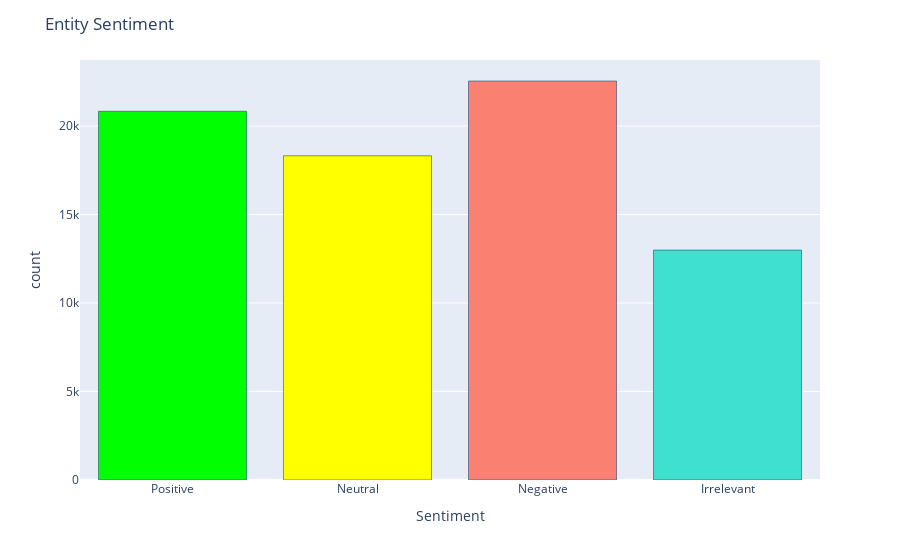

Notebook cell for this chart:
### Markdown cell above
<h1 style="color:orange;">Sentiment Analysis📊</h1>

### Code cell
# Imports
import matplotlib.pyplot as plt
import seaborn as sns
color = sns.color_palette()
%matplotlib inline
import plotly.offline as py
py.init_notebook_mode(connected=True)
import plotly.graph_objs as go
import plotly.tools as tls
import plotly.express as px

# Entity Sentiment
fig = px.histogram(data, x="Sentiment")
fig.update_traces(marker_color=['lime', 'yellow', 'salmon', 'turquoise'],marker_line_color='rgb(8,48,107)',
                  marker_line_width=0.5)
fig.update_layout(title_text='Entity Sentiment')
fig.show()

#hover the bars for details

### Figure 1 — Plotly figure (JSON) as saved in the notebook; plotly's stock layout.template omitted (floating-point values rounded to 4 significant figures; data arrays with more than 128 entries replaced by an {"elided": "..."} marker saying what was removed)
{"data": [{"alignmentgroup": "True", "bingroup": "x", "hovertemplate": "Sentiment=%{x}<br>count=%{y}<extra></extra>", "legendgroup": "", "marker": {"color": ["lime", "yellow", "salmon", "turquoise"], "line": {"color": "rgb(8,48,107)", "width": 0.5}, "pattern": {"shape": ""}}, "name": "", "offsetgroup": "", "orientation": "v", "showlegend": false, "type": "histogram", "x": {"elided": "74682 str values"}, "xaxis": "x", "yaxis": "y"}], "layout": {"barmode": "relative", "legend": {"tracegroupgap": 0}, "margin": {"t": 60}, "title": {"text": "Entity Sentiment"}, "xaxis": {"anchor": "y", "domain": [0, 1], "title": {"text": "Sentiment"}}, "yaxis": {"anchor": "x", "domain": [0, 1], "title": {"text": "count"}}}}
